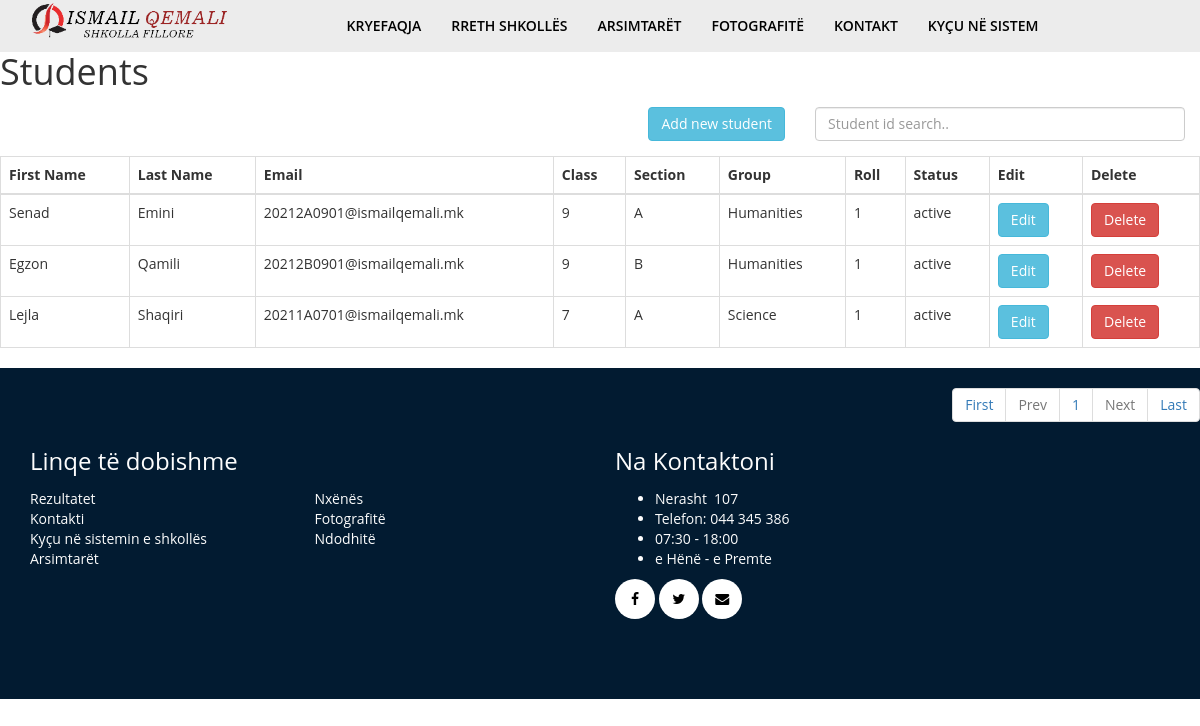
Page /students.php on the committed database.
### tables this page shows
CREATE TABLE `students` (
  `id` int(12) NOT NULL,
  `student_email` varchar(50) NOT NULL,
  `student_name` varchar(255) DEFAULT NULL,
  `student_class` int(3) NOT NULL,
  `student_section` varchar(10) DEFAULT NULL,
  `student_group` varchar(10) DEFAULT NULL,
  `student_roll` int(5) NOT NULL,
  `student_father_name` varchar(50) NOT NULL,
  `student_mother_name` varchar(50) NOT NULL,
  `student_address` text NOT NULL,
  `student_contact` varchar(20) NOT NULL,
  `student_dob` date DEFAULT NULL,
  `student_blood_group` varchar(15) DEFAULT NULL,
  `student_gender` varchar(10) DEFAULT NULL,
  `student_status` varchar(10) NOT NULL DEFAULT 'active'
);

CREATE TABLE `user` (
  `id` int(12) NOT NULL,
  `username` varchar(100) NOT NULL,
  `user_password` varchar(255) NOT NULL,
  `user_role` varchar(30) NOT NULL,
  `user_firstname` varchar(50) DEFAULT NULL,
  `user_lastname` varchar(50) DEFAULT NULL
);

CREATE TABLE `page_options` (
  `id` int(11) NOT NULL,
  `school_meta_key` varchar(55) NOT NULL,
  `school_meta_value` text DEFAULT NULL
);

### functions.php (called while the page is built, shortened)
<?php
require_once "includes/db.php";
function get_school_address() {
	global $conn;
	$query = "SELECT * FROM page_options WHERE school_meta_key='school_address'";
	$result = mysqli_query($conn, $query);
	if(mysqli_num_rows($result) > 0) {
		$row = mysqli_fetch_assoc($result);
		$school_addr = $row['school_meta_value'];
	} else {
		$school_addr = 'Dhaka, Bangladesh';
	}
	return $school_addr;
}

### school-admin/students/all_students.php (the view, shortened to what this page needs)
<div id="student-info">
	<table class="table table-centered table-bordered">
		<thead>
			<tr>
				<th>First Name</th>
				<th>Last Name</th>
				<th>Email</th>
				<th>Class</th>
				<th>Section</th>
				<th>Group</th>
				<th>Roll</th>
				<th>Status</th>
				<th>Edit</th>
				<th>Delete</th>
			</tr>
		</thead>
		<tbody>
			<?php
			 if (isset($_GET['pageno'])) {
	            $pageno = $_GET['pageno'];
	        } else {
	            $pageno = 1;
	        }
	        $no_of_records_per_page = 10;
	        $offset = ($pageno-1) * $no_of_records_per_page;
	        $total_pages_sql = "SELECT COUNT(*) FROM students";
	        $result = mysqli_query($conn,$total_pages_sql);
	        $total_rows = mysqli_fetch_array($result)[0];
	        $total_pages = ceil($total_rows / $no_of_records_per_page);
				$sql = "SELECT * FROM students LIMIT $offset, $no_of_records_per_page";
		        $res_data = mysqli_query($conn,$sql);
				while($row = mysqli_fetch_assoc($res_data)) {
					$id 					= $row['id'];
					$student_email 			= $row['student_email'];
					$student_class 			= $row['student_class'];
					$student_section 		= $row['student_section'];
					$student_group 			= $row['student_group'];
					$student_roll 			= $row['student_roll'];
					$student_status 		= $row['student_status'];
					$query_2 = "SELECT * FROM user WHERE username='$student_email' LIMIT 1";
					$result_2 = mysqli_query($conn, $query_2);
					$row_2 = mysqli_fetch_assoc($result_2);
					$student_first_name = $row_2['user_firstname'];
					$student_last_name = $row_2['user_lastname'];
					echo "<tr>";
						echo "<td>$student_first_name</td>";
						echo "<td>$student_last_name</td>";
						echo "<td>$student_email</td>";
						echo "<td>$student_class</td>";
						echo "<td>$student_section</td>";
						echo "<td>$student_group</td>";
						echo "<td>$student_roll</td>";
						echo "<td>$student_status</td>";
						echo "<td><a class='btn btn-info' href='students.php?action=edit_student&s_id=$id'>Edit</a></td>";
						echo "<td><a class='btn btn-danger' href='students.php?action=delete_student&s_id=$id'>Delete</a></td>";
					echo "</tr>";
				}
			?>
		</tbody>
	</table>
	<ul class="pagination pull-right">
	    <li><a href="?pageno=1">First</a></li>
	    <li class="<?php if($pageno <= 1){ echo 'disabled'; } ?>">
	        <a href="<?php if($pageno <= 1){ echo '#'; } else { echo "?pageno=".($pageno - 1); } ?>">Prev</a>
	    </li>
	    <?php for($i = 1; $i <= $total_pages; $i++) { ?>
	    <li>
	        <a href="<?php echo "?pageno=".$i; ?>"><?php echo $i; ?></a>
	    </li>
	     <?php } ?>
	    <li class="<?php if($pageno >= $total_pages){ echo 'disabled'; } ?>">
	        <a href="<?php if($pageno >= $total_pages){ echo '#'; } else { echo "?pageno=".($pageno + 1); } ?>">Next</a>
	    </li>
	    <li><a href="?pageno=<?php echo $total_pages; ?>">Last</a></li>
	</ul>
</div>

### includes/footer.php (shortened to what this page needs)
	<div class="footer-wrapper section-padding theme-bg">
		<div class="container">
			<div class="row">
				<div class="col-md-6">
				<h3 class="footer-header">Linqe të dobishme</h3>
					<ul class="footer-links">
						<li><a href="result.php">Rezultatet</a></li>
						<li><a href="contact.php">Kontakti</a></li>
						<li><a href="login.php">Kyçu në sistemin e shkollës</a></li>
						<li><a href="teachers.php">Arsimtarët</a></li>
						<li><a href="login.php">Nxënës</a></li>
						<li><a href="gallery.php">Fotografitë</a></li>
						<li><a href="event.php">Ndodhitë</a></li>
					</ul>
				</div>
				<div class="col-md-6">
					<h3 class="footer-header">Na Kontaktoni</h3>
					<?php echo get_school_address(); ?>
					<ul class="social-profiles">
						<li><a href="https://www.facebook.com/shfismailqemali.edu.mk/" target="_blank"><i class="fa fa-facebook"></i></a></li>
						<li><a href="https://twitter.com" target="_blank"><i class="fa fa-twitter"></i></a></li>
						<li><a href="mailto:ismail_qemali@hotmail.com"><i class="fa fa-envelope"></i></a></li>
					</ul>
				</div>
			</div>
		</div>
	</div>
</body>
</html>

### style.css (style rules this page uses)
h1, h2, h3, h4, h5, h6 { margin: 0 0 15px; font-weight: 700px; }
body { font-family: 'Open Sans', sans-serif; }
.section-padding { padding: 80px 0; }
.theme-bg { background: #021b31; }
.theme-bg a, .theme-bg h1, .theme-bg h2, .theme-bg h3, .theme-bg h4, .theme-bg p, .theme-bg { color: rgb(253, 253, 253); }
ul.footer-links { columns: 2; list-style-type: none; margin: 0; padding: 0; }
ul.social-profiles { margin: 0; padding: 0; list-style-type: none; }
ul.social-profiles li { display: inline-block; }
ul.social-profiles li a { display: block; color: #000; background: #fff; border-radius: 50%; height: 40px; width: 40px; text-align: center; line-height: 40px; }

### rows in the picture
students: user.user_firstname "Senad", user.user_lastname "Emini", student_email "20212A0901@ismailqemali.mk", student_class "9", student_section "A", student_group "Humanities", student_roll "1", student_status "active"
students: user.user_firstname "Egzon", user.user_lastname "Qamili", student_email "20212B0901@ismailqemali.mk", student_class "9", student_section "B", student_group "Humanities", student_roll "1", student_status "active"
students: user.user_firstname "Lejla", user.user_lastname "Shaqiri", student_email "20211A0701@ismailqemali.mk", student_class "7", student_section "A", student_group "Science", student_roll "1", student_status "active"
page_options: school_meta_value "Nerasht 107 Telefon: 044 345 386 07:30 - 18:00 e Hënë - e Premte"
